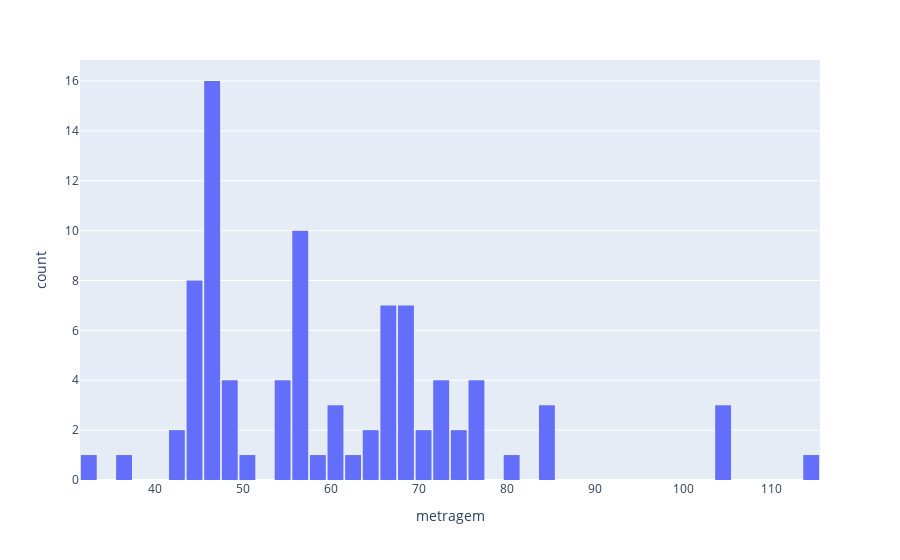

Source (notebook cell):
### Code cell
fig = px.histogram(
    base_original_bairro,
    x=coluna_analise,
    nbins=50

)

fig.update_layout(bargap=0.1) 
fig.show()

### Figure 1 — Plotly figure (JSON) as saved in the notebook; plotly's stock layout.template omitted (floating-point values rounded to 4 significant figures)
{"data": [{"alignmentgroup": "True", "bingroup": "x", "hovertemplate": "metragem=%{x}<br>count=%{y}<extra></extra>", "legendgroup": "", "marker": {"color": "#636efa", "pattern": {"shape": ""}}, "name": "", "nbinsx": 50, "offsetgroup": "", "orientation": "v", "showlegend": false, "type": "histogram", "x": [69, 49, 47, 67, 84, 67, 66, 77, 104, 76, 43, 43, 56, 80, 45, 47, 66, 50, 47, 56, 70, 56, 56, 56, 54, 84, 46, 56, 68, 75, 54, 72, 85, 56, 47, 72, 49, 45, 46, 68, 72, 46, 56, 104, 57, 45, 46, 54, 45, 46, 46, 60, 69, 60, 67, 46, 47, 54, 45, 47, 46, 33, 47, 47, 68, 45, 57, 66, 105, 66, 60, 63, 45, 76, 68, 65, 68, 70, 45, 37, 76, 58, 72, 115, 65, 74, 48, 48], "xaxis": "x", "yaxis": "y"}], "layout": {"bargap": 0.1, "barmode": "relative", "legend": {"tracegroupgap": 0}, "margin": {"t": 60}, "xaxis": {"anchor": "y", "domain": [0, 1], "title": {"text": "metragem"}}, "yaxis": {"anchor": "x", "domain": [0, 1], "title": {"text": "count"}}}}
